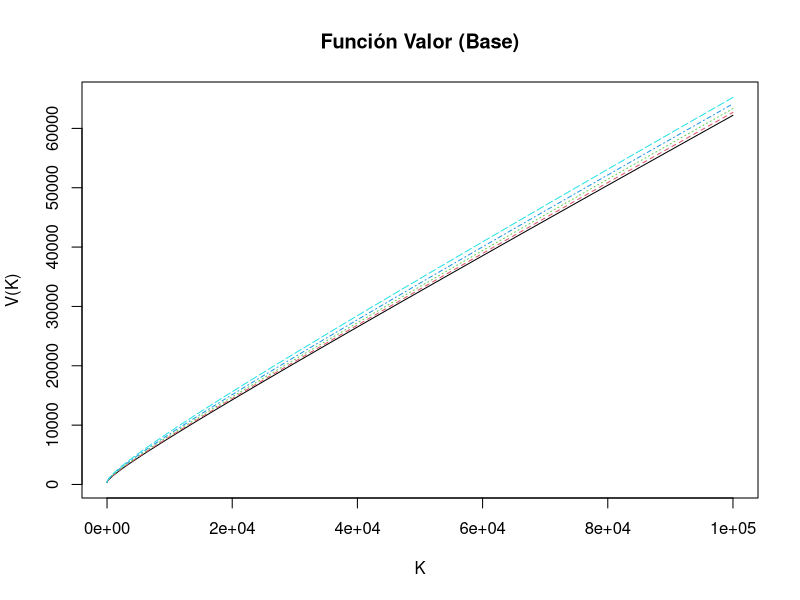
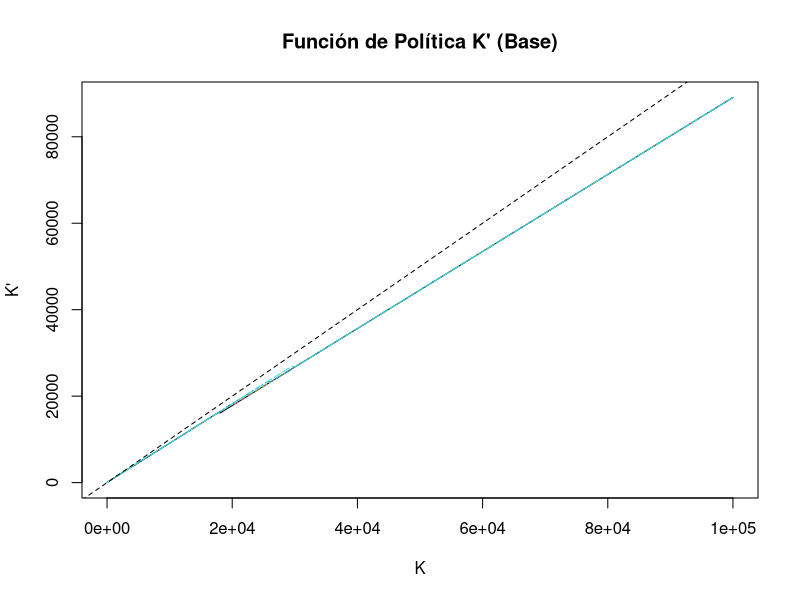
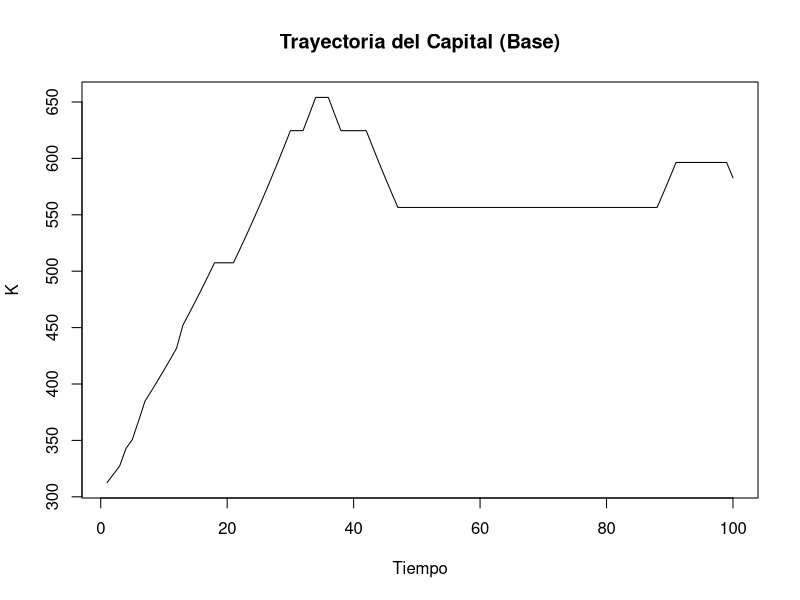
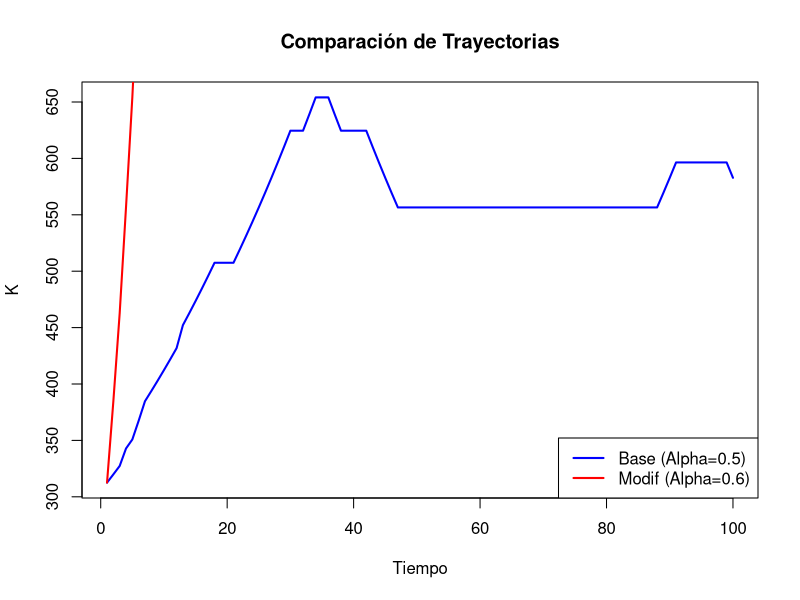

These charts were generated, in order, by the following R code:
## ---- chunk 1
knitr::opts_chunk$set(echo = TRUE)
## ---- chunk 2
# --- Parámetros Iniciales (Base) ---
N <- 500         # Cardinalidad del espacio de capital
M <- 5           # Cardinalidad del espacio de productividad
KMin <- 1; KMax <- 10^5
AMin <- 1; AMax <- 5

Alpha <- 0.5     # Concavidad de la función de producción (Base)
Costo_Convexo <- 2
Beta <- 0.95
Costo_NoConvexo <- 0.001

# --- Representación Numérica ---
IndexN <- 1:N
IndexM <- 1:M
K <- exp(log(KMin) + (IndexN-1)/(N-1)*(log(KMax)-log(KMin)))
A <- exp(log(AMin) + (IndexM-1)/(M-1)*(log(AMax)-log(AMin)))

# --- Matriz de Transición P ---
P <- t(matrix(c(0.6, 0.2, 0.1, 0.1, 0, 
                 0.15, 0.55, 0.15, 0.1, 0.05, 
                 0.1, 0.15, 0.5, 0.15, 0.1, 
                 0.05, 0.1, 0.15, 0.55, 0.15, 
                 0, 0.1, 0.1, 0.2, 0.6), nrow=M, ncol=M))
PAcc <- P %*% upper.tri(matrix(1.0, M, M), diag=TRUE)

# --- Matrices Auxiliares ---
KMatrix <- matrix(data=rep(K, M), nrow=M, ncol=N, byrow=TRUE)
AMatrix <- matrix(data=rep(A, N), nrow=M, ncol=N, byrow=FALSE)
KInicial <- matrix(data=K, nrow=N, ncol=N, byrow=FALSE)
KFinal <- matrix(data=K, nrow=N, ncol=N, byrow=TRUE)
Matriz_I <- KFinal - KInicial
Matriz_CI <- Costo_Convexo * KInicial * (Matriz_I/KInicial)^2
Matriz_I_Dif_0 <- (Matriz_I < 0) + (Matriz_I > 0)
Matriz_CostoNoConvexo <- Costo_NoConvexo * Matriz_I_Dif_0

# FUNCIÓN PARA RESOLVER EL MODELO

resolver_modelo <- function(Alpha_param, P_matrix, M_val, N_val) {
   V0 <- matrix(0, nrow=M_val, ncol=N_val)
   V1 <- V0
   HIndex <- V0
   HReal <- V0
   
   Matriz_Ventas <- AMatrix * (KMatrix^Alpha_param)
   
   TTMax <- 100
   for (TT in 1:TTMax) {
     EV <- P_matrix %*% V0
     for (i in 1:M_val) {
       for (j in 1:N_val) {
         VijOptions <- Matriz_Ventas[i,j] - Matriz_CI[j,] - Matriz_I[j,] - 
                       Matriz_CostoNoConvexo[j,] + Beta * EV[i,]
         V1[i,j] <- max(VijOptions)
         HIndex[i,j] <- which.max(VijOptions)
         HReal[i,j] <- K[HIndex[i,j]]
       }
     }
     distancia <- sum(abs(V1 - V0))
     if (distancia < 1e-4) break # Convergencia temprana
     V0 <- V1
   }
   return(list(V = V0, HReal = HReal, HIndex = HIndex))
 }

# --- Resolución Inciso (a) ---
sol_a <- resolver_modelo(Alpha, P, M, N)

# --- Graficación Inciso (a) ---
#par(mfrow=c(3,1))
# 1. Primera Gráfica: Función Valor
matplot(K, t(sol_a$V), type = "l", main = "Función Valor (Base)", xlab = "K", ylab = "V(K)")

## ---- chunk 3
# 2. Segunda Gráfica: Función de Política
matplot(K, t(sol_a$HReal), type = "l", main = "Función de Política K' (Base)", xlab = "K", ylab = "K'")
abline(0, 1, lty = 2) # Línea de 45 grados

## ---- chunk 4
# 3. Tercera Gráfica: Trayectoria del Capital
set.seed(123) # Semilla fija
MaxT <- 100
A_hist <- numeric(MaxT)
K_idx_hist <- numeric(MaxT)
A_hist[1] <- round(M/2)
K_idx_hist[1] <- round(N/2)

for (t in 1:(MaxT-1)) {
   K_idx_hist[t+1] <- sol_a$HIndex[A_hist[t], K_idx_hist[t]]
   A_hist[t+1] <- sum(runif(1,0,1) > PAcc[A_hist[t],]) + 1
 }
K_level_hist <- K[K_idx_hist]
plot(K_level_hist, type="l", main="Trayectoria del Capital (Base)", xlab="Tiempo", ylab="K")

## ---- chunk 5
# --- Resolucion inciso (b) ---
# Equipo 2: Cambiamos Alpha de 0.5 a 0.7
Alpha_new <- 0.6 
sol_b <- resolver_modelo(Alpha_new, P, M, N)

# --- Simulación para Inciso (b) ---
set.seed(123) # Misma semilla para comparar
K_idx_hist_b <- numeric(MaxT)
K_idx_hist_b[1] <- round(N/2)
for (t in 1:(MaxT-1)) {
  K_idx_hist_b[t+1] <- sol_b$HIndex[A_hist[t], K_idx_hist_b[t]]
}
K_level_hist_b <- K[K_idx_hist_b]

# --- Graficación Comparativa ---
plot(K_level_hist, type="l", col="blue", lwd=2, 
     main="Comparación de Trayectorias", xlab="Tiempo", ylab="K")
lines(K_level_hist_b, col="red", lwd=2)
legend("bottomright", legend=c("Base (Alpha=0.5)", "Modif (Alpha=0.6)"), 
       col=c("blue", "red"), lwd=2)
